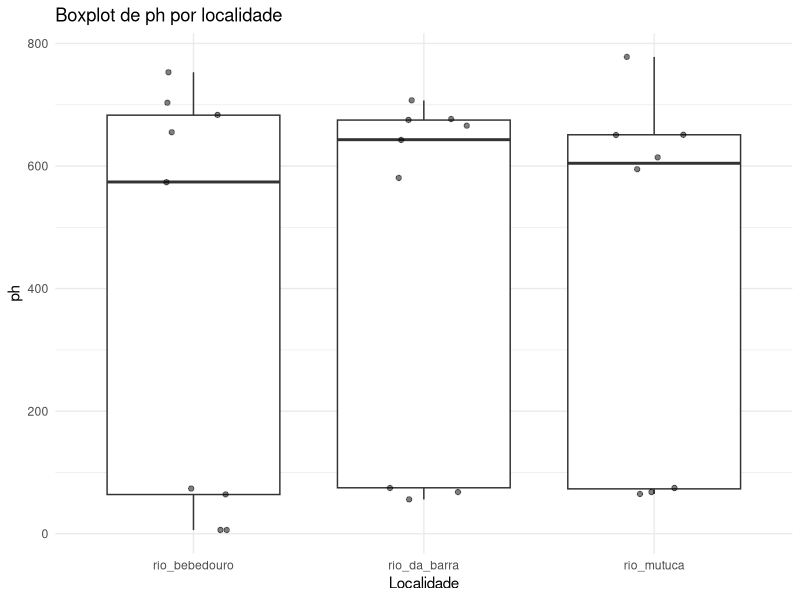
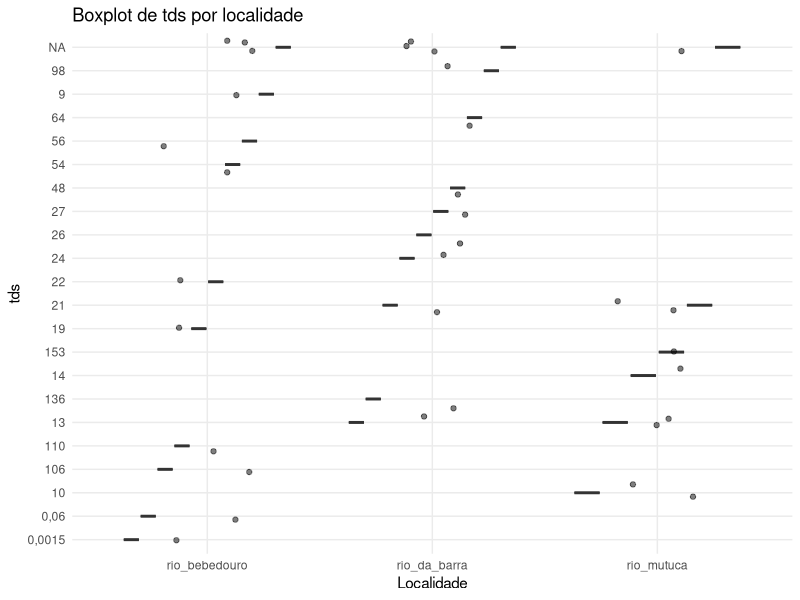
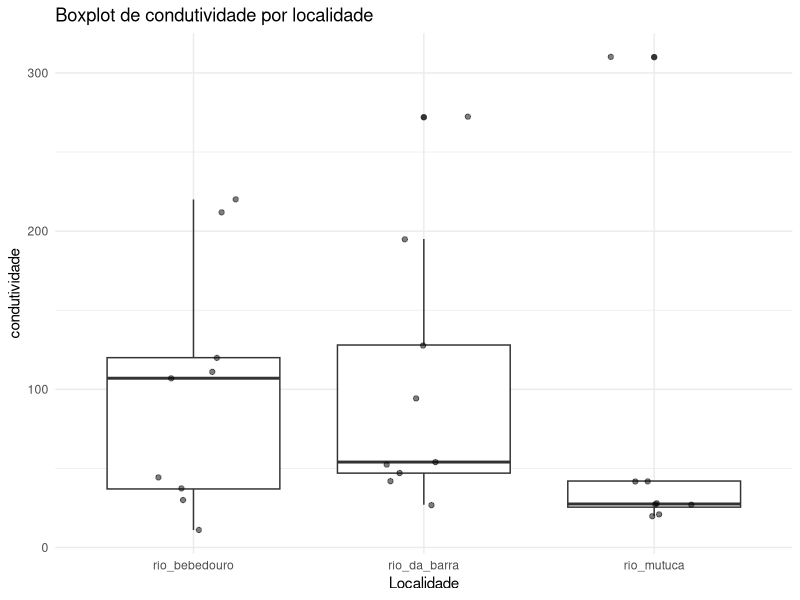
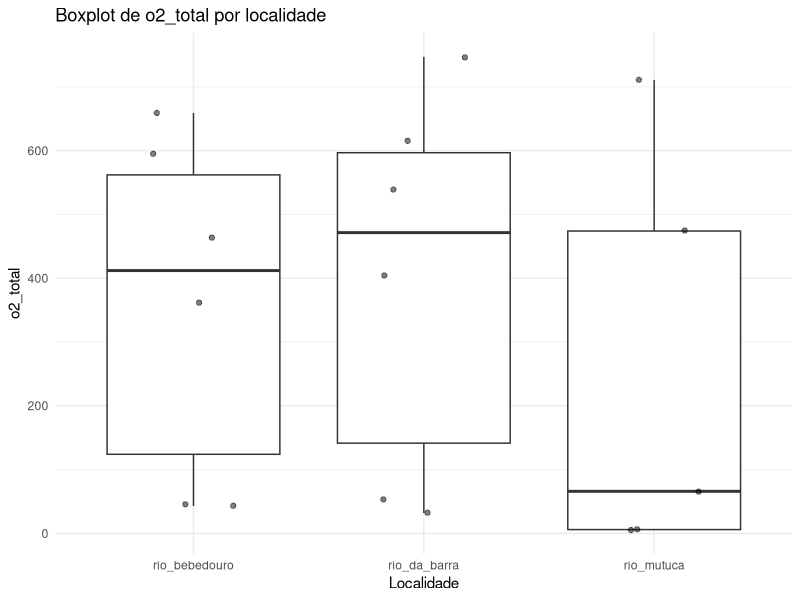
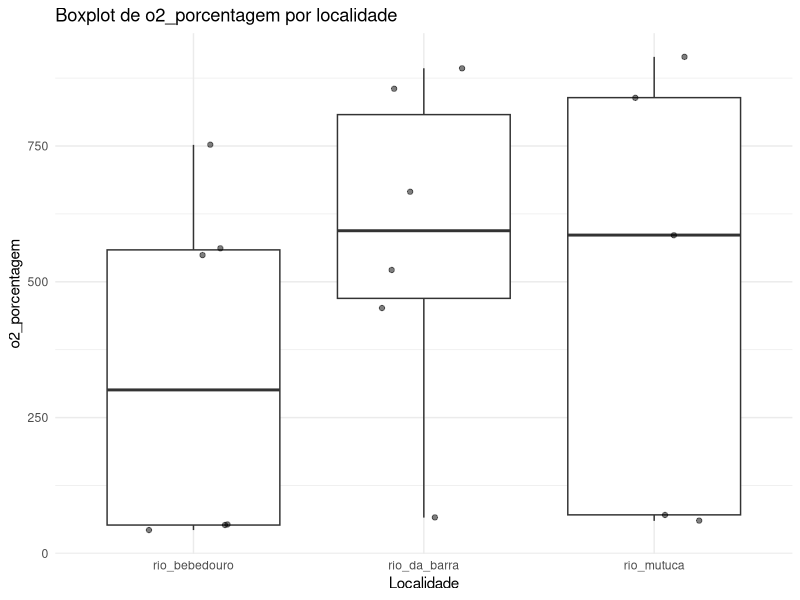
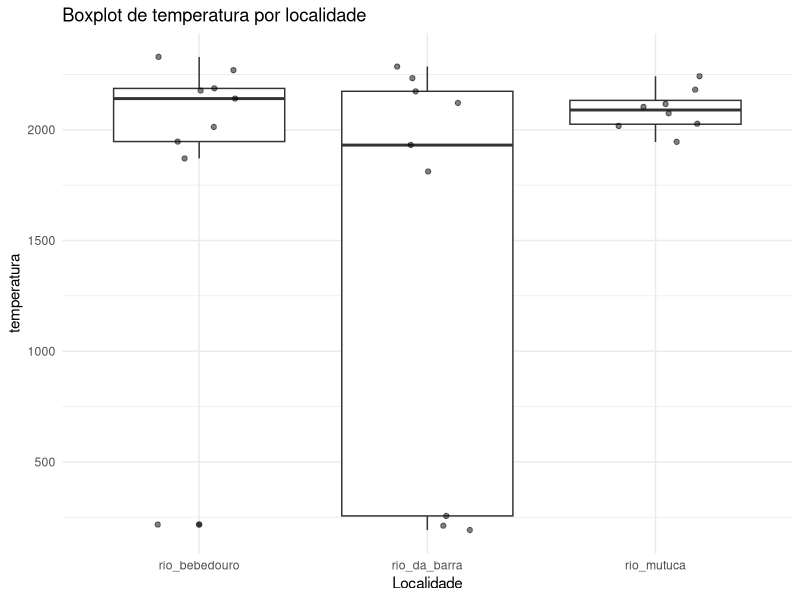

The R script that drew these images, in order: (Note: this script raises an error after producing the figures.)
library(tidyverse)



################################## Configurações ###############################
set.seed(1994)
metodos_de_amostragem <- c("D Net")
vetor_respostas <- c(
  "aspt", "bmwp", "razao_ept_chironomidae", "relativo_odonata", 
  "relativo_trichoptera", 
  "riqueza_familias_ephemeroptera", 
  "riqueza_familias_trichoptera",
  "giovanas_index")
vetor_variaveis_ambiente <- c(
  "ph", "tds", "condutividade", "o2_total", "o2_porcentagem", "temperatura"
)

################################## Carregar dados ##############################
sonda_df <- read_csv("dados/dados_sonda_bocaina.csv") %>%
  rename(
    temperatura = temp,
    o2_total = "o2 total",
    o2_porcentagem = "o2 porcentagem"
  )



indices_df <- read_csv("dados/processado/matriz_indices_imaturos_piata.csv") %>%
  filter(method %in% metodos_de_amostragem) %>%
  select(-method)
bocainas_indexes <- read_csv("tabelas/indice_multimetrico/indice_bocaina_imaturos_piata.csv") 


# Unir dados de índices com dados ambientais
merged_df <- indices_df %>%
  inner_join(sonda_df, by = c("campanha", "rio", "locality_name")) %>%
  inner_join(bocainas_indexes, by = c("campanha", "rio", "locality_name"))
# spearman correlation ph e riqueza ephemeroptera


################################# Checar outliers ##############################

# boxplot de ph por rio
lista_de_plots <- list()
for (variavel in vetor_variaveis_ambiente) {
  
    ggplot(merged_df, aes_string(x = "rio", y = variavel)) +
      geom_boxplot() +
      geom_jitter(width = 0.2, alpha = 0.5) +
      labs(
        title = paste("Boxplot de", variavel, "por localidade"),
        x = "Localidade",
        y = variavel
      ) +
      theme_minimal()
  ggsave(filename = paste0("figuras/sonda/boxplot_", variavel, ".png"), width = 8, height = 6)
}

# remover outliers
merged_df <- merged_df %>%
  filter(ph >= 5.7) %>%
  filter(temperatura < 24) %>%
  filter(condutividade < 250) %>%
  filter(tds < 125)






################################ Análise de correlação #########################
response_df <- data.frame()

for (ambiental in vetor_variaveis_ambiente) {
    for (resposta in vetor_respostas) {
      cor_test <- cor.test(
        merged_df[[ambiental]],
        merged_df[[resposta]],
        method = "pearson"
      )
      
      response_df <- rbind(
        response_df,
        data.frame(
          variavel_ambiental = ambiental,
          resposta = resposta,
          correlacao = cor_test$estimate,
          p_value = cor_test$p.value
        )
      )
    }
}

write_csv(
  response_df,
  file.path("tabelas/correlacao_indices_vs_sonda.csv")
)
